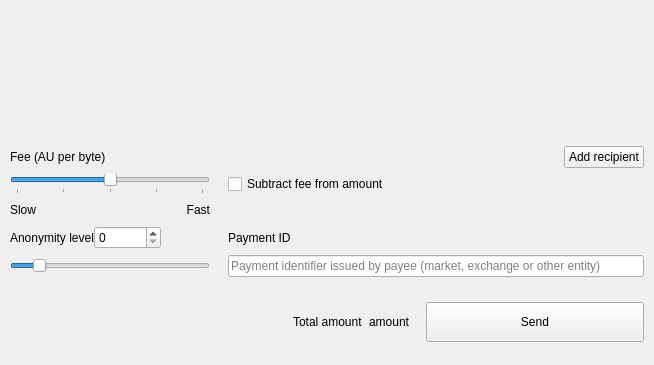
<?xml version="1.0" encoding="UTF-8"?>
<ui version="4.0">
 <class>SendFrame</class>
 <widget class="QFrame" name="SendFrame">
  <property name="geometry">
   <rect>
    <x>0</x>
    <y>0</y>
    <width>654</width>
    <height>365</height>
   </rect>
  </property>
  <property name="windowTitle">
   <string>Frame</string>
  </property>
  <property name="frameShape">
   <enum>QFrame::NoFrame</enum>
  </property>
  <property name="frameShadow">
   <enum>QFrame::Raised</enum>
  </property>
  <layout class="QVBoxLayout" name="verticalLayout">
   <property name="spacing">
    <number>5</number>
   </property>
   <property name="sizeConstraint">
    <enum>QLayout::SetDefaultConstraint</enum>
   </property>
   <property name="leftMargin">
    <number>0</number>
   </property>
   <property name="topMargin">
    <number>0</number>
   </property>
   <property name="rightMargin">
    <number>0</number>
   </property>
   <property name="bottomMargin">
    <number>0</number>
   </property>
   <item>
    <widget class="WalletGUI::ResizableScrollArea" name="m_sendScrollarea">
     <property name="enabled">
      <bool>true</bool>
     </property>
     <property name="sizePolicy">
      <sizepolicy hsizetype="MinimumExpanding" vsizetype="Preferred">
       <horstretch>0</horstretch>
       <verstretch>0</verstretch>
      </sizepolicy>
     </property>
     <property name="autoFillBackground">
      <bool>false</bool>
     </property>
     <property name="styleSheet">
      <string notr="true"/>
     </property>
     <property name="frameShape">
      <enum>QFrame::NoFrame</enum>
     </property>
     <property name="sizeAdjustPolicy">
      <enum>QAbstractScrollArea::AdjustToContents</enum>
     </property>
     <property name="widgetResizable">
      <bool>true</bool>
     </property>
     <widget class="QWidget" name="scrollAreaWidgetContents">
      <property name="geometry">
       <rect>
        <x>0</x>
        <y>0</y>
        <width>654</width>
        <height>68</height>
       </rect>
      </property>
      <property name="sizePolicy">
       <sizepolicy hsizetype="Preferred" vsizetype="Preferred">
        <horstretch>0</horstretch>
        <verstretch>0</verstretch>
       </sizepolicy>
      </property>
      <property name="styleSheet">
       <string notr="true"/>
      </property>
      <layout class="QVBoxLayout" name="m_transfersLayout">
       <property name="spacing">
        <number>0</number>
       </property>
       <property name="sizeConstraint">
        <enum>QLayout::SetNoConstraint</enum>
       </property>
       <property name="leftMargin">
        <number>0</number>
       </property>
       <property name="topMargin">
        <number>0</number>
       </property>
       <property name="rightMargin">
        <number>0</number>
       </property>
       <property name="bottomMargin">
        <number>0</number>
       </property>
      </layout>
     </widget>
    </widget>
   </item>
   <item>
    <spacer name="verticalSpacer">
     <property name="orientation">
      <enum>Qt::Vertical</enum>
     </property>
     <property name="sizeHint" stdset="0">
      <size>
       <width>20</width>
       <height>40</height>
      </size>
     </property>
    </spacer>
   </item>
   <item>
    <widget class="QFrame" name="m_sendFeeFrame">
     <property name="frameShape">
      <enum>QFrame::NoFrame</enum>
     </property>
     <property name="frameShadow">
      <enum>QFrame::Plain</enum>
     </property>
     <layout class="QGridLayout" name="gridLayout_2" columnstretch="0,0,0">
      <property name="leftMargin">
       <number>10</number>
      </property>
      <property name="topMargin">
       <number>5</number>
      </property>
      <property name="rightMargin">
       <number>10</number>
      </property>
      <property name="bottomMargin">
       <number>10</number>
      </property>
      <property name="horizontalSpacing">
       <number>18</number>
      </property>
      <item row="0" column="2">
       <layout class="QHBoxLayout" name="horizontalLayout">
        <item>
         <spacer name="horizontalSpacer_2">
          <property name="orientation">
           <enum>Qt::Horizontal</enum>
          </property>
          <property name="sizeHint" stdset="0">
           <size>
            <width>40</width>
            <height>20</height>
           </size>
          </property>
         </spacer>
        </item>
        <item>
         <widget class="QPushButton" name="m_addRecipientButton">
          <property name="cursor">
           <cursorShape>PointingHandCursor</cursorShape>
          </property>
          <property name="focusPolicy">
           <enum>Qt::StrongFocus</enum>
          </property>
          <property name="text">
           <string>Add recipient</string>
          </property>
          <property name="flat">
           <bool>false</bool>
          </property>
         </widget>
        </item>
       </layout>
      </item>
      <item row="1" column="0" colspan="2">
       <widget class="QSlider" name="m_feeSlider">
        <property name="minimum">
         <number>0</number>
        </property>
        <property name="maximum">
         <number>4</number>
        </property>
        <property name="pageStep">
         <number>1</number>
        </property>
        <property name="value">
         <number>2</number>
        </property>
        <property name="orientation">
         <enum>Qt::Horizontal</enum>
        </property>
        <property name="tickPosition">
         <enum>QSlider::TicksBelow</enum>
        </property>
        <property name="tickInterval">
         <number>1</number>
        </property>
       </widget>
      </item>
      <item row="3" column="0" colspan="2">
       <layout class="QHBoxLayout" name="horizontalLayout_2">
        <item>
         <widget class="QLabel" name="m_mixinTextLabel">
          <property name="text">
           <string>Anonymity level</string>
          </property>
         </widget>
        </item>
        <item>
         <widget class="QSpinBox" name="m_mixinSpin">
          <property name="maximum">
           <number>999999999</number>
          </property>
         </widget>
        </item>
        <item>
         <spacer name="horizontalSpacer_3">
          <property name="orientation">
           <enum>Qt::Horizontal</enum>
          </property>
          <property name="sizeHint" stdset="0">
           <size>
            <width>40</width>
            <height>20</height>
           </size>
          </property>
         </spacer>
        </item>
       </layout>
      </item>
      <item row="4" column="0" colspan="2">
       <widget class="QSlider" name="m_mixinSlider">
        <property name="maximumSize">
         <size>
          <width>16777215</width>
          <height>16777215</height>
         </size>
        </property>
        <property name="maximum">
         <number>50</number>
        </property>
        <property name="pageStep">
         <number>1</number>
        </property>
        <property name="value">
         <number>6</number>
        </property>
        <property name="tracking">
         <bool>false</bool>
        </property>
        <property name="orientation">
         <enum>Qt::Horizontal</enum>
        </property>
       </widget>
      </item>
      <item row="4" column="2">
       <widget class="QLineEdit" name="m_paymentIdEdit">
        <property name="styleSheet">
         <string notr="true">[errorState=&quot;true&quot;] {
  border-color: #ef3131;
}</string>
        </property>
        <property name="placeholderText">
         <string>Payment identifier issued by payee (market, exchange or other entity)</string>
        </property>
       </widget>
      </item>
      <item row="0" column="0" colspan="2">
       <widget class="QLabel" name="m_feeTextLabel">
        <property name="toolTip">
         <string>Atomic units per byte</string>
        </property>
        <property name="text">
         <string>Fee (AU per byte)</string>
        </property>
       </widget>
      </item>
      <item row="1" column="2">
       <widget class="QCheckBox" name="m_subtractFeeFromAmountCheckBox">
        <property name="toolTip">
         <string>The fee will be deducted from the amount being sent. The recipient will receive less bytecoins than you enter in the amount field. If multiple recipients are selected, the fee will be subtracted from transfers in their respective order.</string>
        </property>
        <property name="text">
         <string>Subtract fee from amount</string>
        </property>
       </widget>
      </item>
      <item row="3" column="2">
       <widget class="QLabel" name="m_paymentIdTextLabel">
        <property name="text">
         <string>Payment ID</string>
        </property>
       </widget>
      </item>
      <item row="2" column="0" colspan="2">
       <widget class="QFrame" name="frame">
        <property name="minimumSize">
         <size>
          <width>200</width>
          <height>20</height>
         </size>
        </property>
        <property name="frameShape">
         <enum>QFrame::NoFrame</enum>
        </property>
        <property name="frameShadow">
         <enum>QFrame::Raised</enum>
        </property>
        <layout class="QHBoxLayout" name="horizontalLayout_3">
         <property name="spacing">
          <number>0</number>
         </property>
         <property name="leftMargin">
          <number>0</number>
         </property>
         <property name="topMargin">
          <number>0</number>
         </property>
         <property name="rightMargin">
          <number>0</number>
         </property>
         <property name="bottomMargin">
          <number>0</number>
         </property>
         <item>
          <widget class="QLabel" name="minimalLabel">
           <property name="enabled">
            <bool>true</bool>
           </property>
           <property name="text">
            <string>Slow</string>
           </property>
          </widget>
         </item>
         <item>
          <spacer name="horizontalSpacer_5">
           <property name="orientation">
            <enum>Qt::Horizontal</enum>
           </property>
           <property name="sizeHint" stdset="0">
            <size>
             <width>40</width>
             <height>20</height>
            </size>
           </property>
          </spacer>
         </item>
         <item>
          <widget class="QLabel" name="fastLabel">
           <property name="text">
            <string>Fast</string>
           </property>
           <property name="alignment">
            <set>Qt::AlignRight|Qt::AlignTrailing|Qt::AlignVCenter</set>
           </property>
          </widget>
         </item>
        </layout>
       </widget>
      </item>
     </layout>
    </widget>
   </item>
   <item>
    <widget class="QFrame" name="m_mixinFrame">
     <property name="frameShape">
      <enum>QFrame::NoFrame</enum>
     </property>
     <property name="frameShadow">
      <enum>QFrame::Raised</enum>
     </property>
     <layout class="QGridLayout" name="gridLayout">
      <property name="leftMargin">
       <number>10</number>
      </property>
      <property name="topMargin">
       <number>10</number>
      </property>
      <property name="rightMargin">
       <number>10</number>
      </property>
      <property name="bottomMargin">
       <number>23</number>
      </property>
      <item row="0" column="2" rowspan="2">
       <widget class="QLabel" name="label">
        <property name="text">
         <string/>
        </property>
       </widget>
      </item>
      <item row="0" column="5" rowspan="2">
       <widget class="QLabel" name="m_totalAmountLabel">
        <property name="text">
         <string>amount</string>
        </property>
        <property name="indent">
         <number>0</number>
        </property>
       </widget>
      </item>
      <item row="0" column="3" rowspan="2">
       <spacer name="horizontalSpacer">
        <property name="orientation">
         <enum>Qt::Horizontal</enum>
        </property>
        <property name="sizeType">
         <enum>QSizePolicy::Expanding</enum>
        </property>
        <property name="sizeHint" stdset="0">
         <size>
          <width>298</width>
          <height>20</height>
         </size>
        </property>
       </spacer>
      </item>
      <item row="0" column="7" rowspan="2">
       <widget class="QPushButton" name="m_sendButton">
        <property name="sizePolicy">
         <sizepolicy hsizetype="Expanding" vsizetype="Fixed">
          <horstretch>0</horstretch>
          <verstretch>0</verstretch>
         </sizepolicy>
        </property>
        <property name="minimumSize">
         <size>
          <width>218</width>
          <height>40</height>
         </size>
        </property>
        <property name="maximumSize">
         <size>
          <width>218</width>
          <height>40</height>
         </size>
        </property>
        <property name="focusPolicy">
         <enum>Qt::StrongFocus</enum>
        </property>
        <property name="text">
         <string>Send</string>
        </property>
       </widget>
      </item>
      <item row="0" column="4" rowspan="2">
       <widget class="QLabel" name="label_2">
        <property name="text">
         <string>Total amount</string>
        </property>
       </widget>
      </item>
      <item row="0" column="6" rowspan="2">
       <spacer name="horizontalSpacer_4">
        <property name="orientation">
         <enum>Qt::Horizontal</enum>
        </property>
        <property name="sizeType">
         <enum>QSizePolicy::Fixed</enum>
        </property>
        <property name="sizeHint" stdset="0">
         <size>
          <width>10</width>
          <height>20</height>
         </size>
        </property>
       </spacer>
      </item>
     </layout>
    </widget>
   </item>
  </layout>
 </widget>
 <customwidgets>
  <customwidget>
   <class>WalletGUI::ResizableScrollArea</class>
   <extends>QScrollArea</extends>
   <header>resizablescrollarea.h</header>
   <container>1</container>
  </customwidget>
 </customwidgets>
 <tabstops>
  <tabstop>m_sendScrollarea</tabstop>
  <tabstop>m_addRecipientButton</tabstop>
  <tabstop>m_feeSlider</tabstop>
  <tabstop>m_sendButton</tabstop>
 </tabstops>
 <resources/>
 <connections>
  <connection>
   <sender>m_sendButton</sender>
   <signal>clicked()</signal>
   <receiver>SendFrame</receiver>
   <slot>sendClicked()</slot>
   <hints>
    <hint type="sourcelabel">
     <x>53</x>
     <y>561</y>
    </hint>
    <hint type="destinationlabel">
     <x>432</x>
     <y>294</y>
    </hint>
   </hints>
  </connection>
  <connection>
   <sender>m_mixinSlider</sender>
   <signal>valueChanged(int)</signal>
   <receiver>SendFrame</receiver>
   <slot>mixinValueChanged(int)</slot>
   <hints>
    <hint type="sourcelabel">
     <x>221</x>
     <y>520</y>
    </hint>
    <hint type="destinationlabel">
     <x>432</x>
     <y>294</y>
    </hint>
   </hints>
  </connection>
  <connection>
   <sender>m_addRecipientButton</sender>
   <signal>clicked()</signal>
   <receiver>SendFrame</receiver>
   <slot>addRecipientClicked()</slot>
   <hints>
    <hint type="sourcelabel">
     <x>78</x>
     <y>414</y>
    </hint>
    <hint type="destinationlabel">
     <x>432</x>
     <y>294</y>
    </hint>
   </hints>
  </connection>
  <connection>
   <sender>m_paymentIdEdit</sender>
   <signal>textChanged(QString)</signal>
   <receiver>SendFrame</receiver>
   <slot>validatePaymentId(QString)</slot>
   <hints>
    <hint type="sourcelabel">
     <x>538</x>
     <y>521</y>
    </hint>
    <hint type="destinationlabel">
     <x>432</x>
     <y>318</y>
    </hint>
   </hints>
  </connection>
  <connection>
   <sender>m_mixinSpin</sender>
   <signal>valueChanged(int)</signal>
   <receiver>SendFrame</receiver>
   <slot>mixinValueChanged(int)</slot>
   <hints>
    <hint type="sourcelabel">
     <x>201</x>
     <y>575</y>
    </hint>
    <hint type="destinationlabel">
     <x>432</x>
     <y>318</y>
    </hint>
   </hints>
  </connection>
  <connection>
   <sender>m_feeSlider</sender>
   <signal>valueChanged(int)</signal>
   <receiver>SendFrame</receiver>
   <slot>feeValueChanged(int)</slot>
   <hints>
    <hint type="sourcelabel">
     <x>152</x>
     <y>197</y>
    </hint>
    <hint type="destinationlabel">
     <x>350</x>
     <y>170</y>
    </hint>
   </hints>
  </connection>
 </connections>
 <slots>
  <slot>sendClicked()</slot>
  <slot>clearAllClicked()</slot>
  <slot>addRecipientClicked()</slot>
  <slot>mixinValueChanged(int)</slot>
  <slot>validatePaymentId(QString)</slot>
  <slot>feeValueChanged(int)</slot>
 </slots>
</ui>
